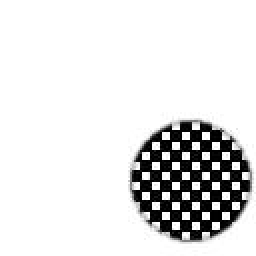
#> input picture data/saved-images/circle/checkerboard/circle_checkerboard_1.jpg, 128 x 128 px, given in place of full.jpeg, which was not available (shown 2 times larger)
$ python genImages.py
#> lines starting #> are read from the running program, lines starting #| are printed output that depends on the picture; pictures that were not available may be replaced by others from this repository, and a replacement may not be noted
from PIL import Image, ImageDraw, ImageFilter
import random
from helpers import generate_star_points
import numpy as np
import os

# Define image size
image_size = (128, 128)
images_dataset_path = "data/saved-images"
shapes = ['circle', 'square', 'triangle', 'rectangle', 'star']
patterns = ['full','striped','checkerboard','dotted','grid']
min_size = 20
max_size = 60
shape_num = 50

if not os.path.exists(images_dataset_path):
        os.makedirs(images_dataset_path)

for shape in shapes:
    if not os.path.exists(f"{images_dataset_path}/{shape}"):
        os.makedirs(f"{images_dataset_path}/{shape}")
    for pattern in patterns:
        if not os.path.exists(f"{images_dataset_path}/{shape}/{pattern}"):
            os.makedirs(f"{images_dataset_path}/{shape}/{pattern}")

for shape in shapes:
    for i in range(shape_num):
        for pattern in patterns:

            # Create a grayscale image with black background
            image = Image.new('L', image_size, color = 'white')
#> image: PIL image 128x128 L; every value is 255
            # Create an image draw object
            draw = ImageDraw.Draw(image)
            size = random.randint(min_size, max_size)
            x = random.randint(size + 3, image_size[1] - size - 3)
            y = random.randint(size + 3, image_size[0] - size - 3)

            if shape == 'circle':
                draw.ellipse((x, y, x+size, y+size), fill=0)
                p = Image.open(f"data/patterns/{pattern}.jpeg")
#> p is the input picture: PIL image 128x128 L; min 0, max 255, mean 224.9
                image = image.filter(ImageFilter.GaussianBlur(1))
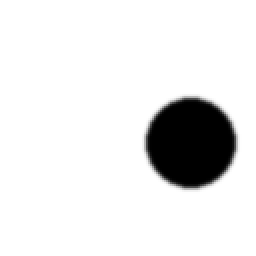
#> image: PIL image 128x128 L (shown 2 times larger); min 0, max 255, mean 230.4
                p.paste(image, mask=image)
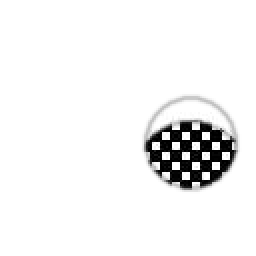
#> p: PIL image 128x128 L (shown 2 times larger); min 0, max 255, mean 241.7
#> (the run stopped early here; a loop or call above may not have finished)

$ run again, on data/saved-images/circle/grid/circle_grid_1.jpg
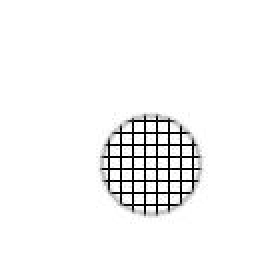
#> input picture data/saved-images/circle/grid/circle_grid_1.jpg, 128 x 128 px, given in place of full.jpeg, which was not available (shown 2 times larger)
#> p is the input picture: PIL image 128x128 L; min 0, max 255, mean 244.5
#> `p.paste(image, mask=image)`:
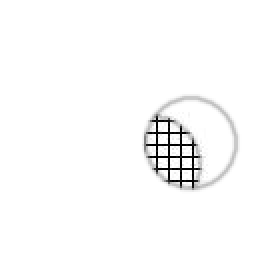
#> p: PIL image 128x128 L (shown 2 times larger); min 0, max 255, mean 250
